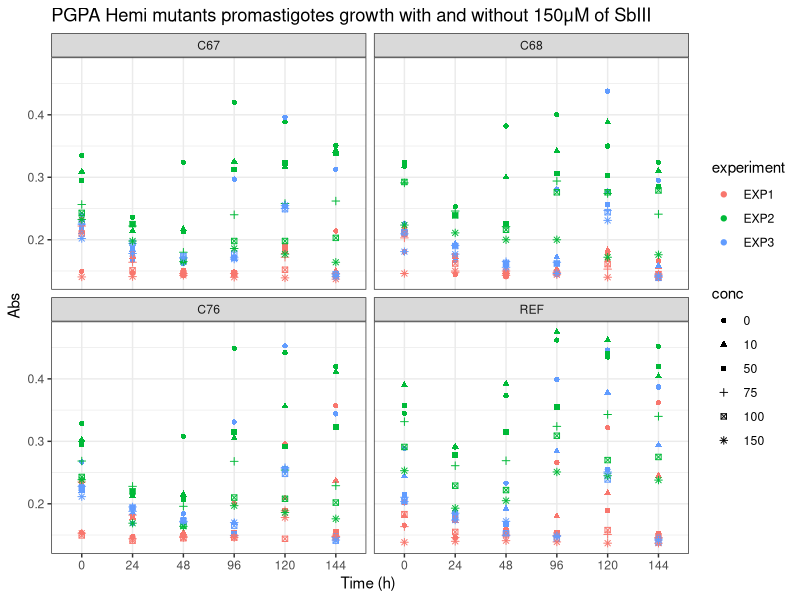
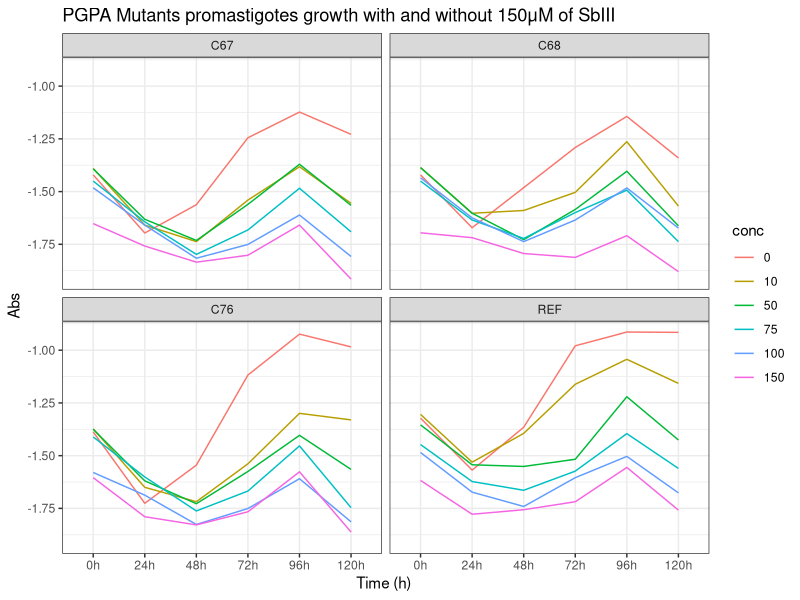
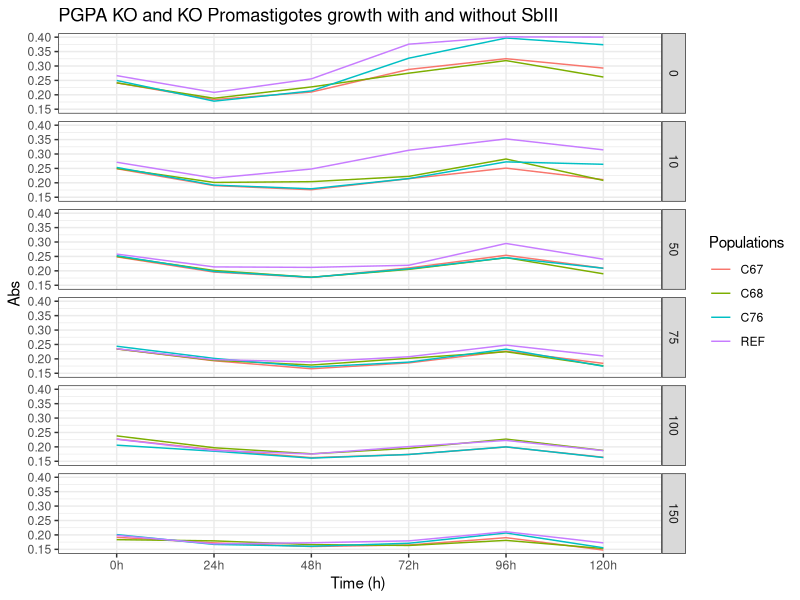
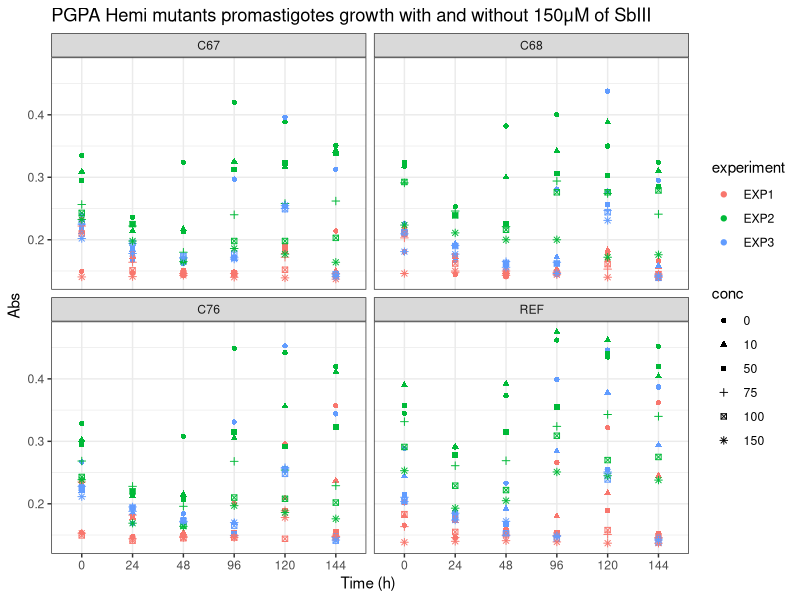
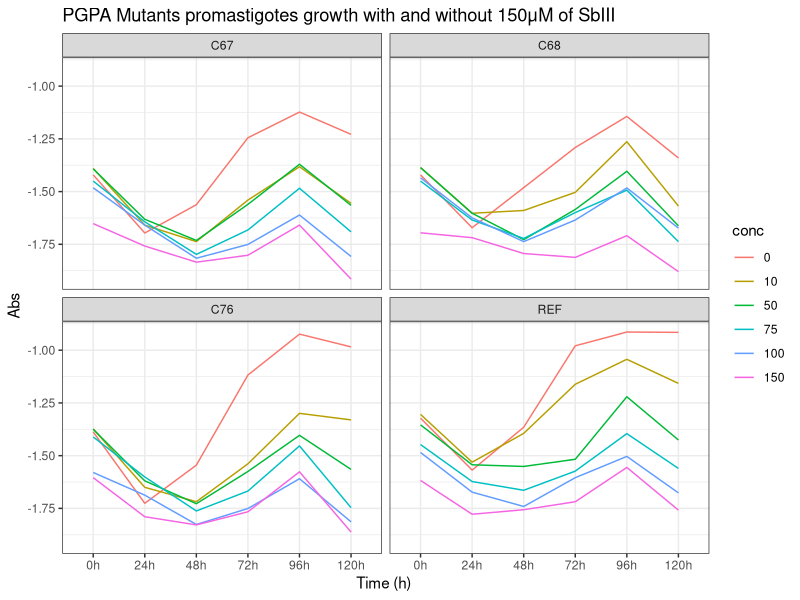
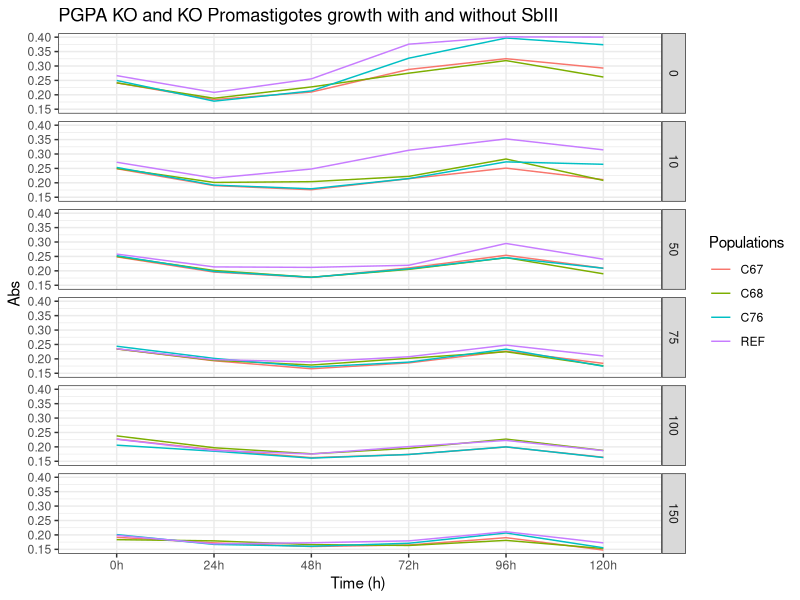

These charts were generated, in order, by the following R code:
################################################################################
############## Data cleaning  - Growth Curves PGPA HKO clones  #################
################################################################################

library(dplyr)
library(ggplot2)


#Loading data
DataGC <- read.csv(file = "Data/Processed/DataGC.csv")

# Checking classes

sapply(DataGC, class)

DataGC$experiment <- as.factor(DataGC$experiment)
DataGC$conc <- as.factor(DataGC$conc)
# EDA

DataGC$tempo <- as.factor(DataGC$tempo)

DataGC_SUM_exp <- DataGC%>%
  group_by(pop, conc, tempo, experiment)%>%
  summarise(abs_exp = mean(abs), sd_value_abs_exp = sd(abs))

# Box-plot

GrowthC_DotPlot <- ggplot(DataGC_SUM_exp, aes(tempo, abs_exp, 
                                              shape = conc, 
                                              color = experiment)) +
  geom_point()+
  ggtitle("PGPA Hemi mutants promastigotes growth with and without 150μM of SbIII") +
  labs(x = " Time (h)  ", y = "Abs")+
  theme(plot.title = element_text(size = 14,face="bold"),
        axis.text.x = element_text(size = 10), 
        axis.text.y = element_text(size = 10),
        axis.title.x = element_text(size = 15),
        axis.title.y = element_text(size = 15))+
  facet_wrap(~pop, nrow = 2)+
  theme_bw()

GrowthC_DotPlot

ggsave("Figuras/01_GrowthC_DotPlot.png")
# Sumarizing

DataGC_sum <- DataGC%>%
  group_by(pop, conc, tempo)%>%
  summarise(mean_value = mean(abs), sd_value = sd(abs))

GrowthC_plot_Clone <- ggplot(DataGC_sum, aes(tempo, log(mean_value), group = conc)) +
  geom_line(aes(color = conc))+
  ggtitle("PGPA Mutants promastigotes growth with and without 150μM of SbIII") +
  labs(x = " Time (h)  ", y = "Abs")+
  theme(plot.title = element_text(size = 14,face="bold"),
        axis.text.x = element_text(size = 10), 
        axis.text.y = element_text(size = 10),
        axis.title.x = element_text(size = 15),
        axis.title.y = element_text(size = 15))+
  scale_x_discrete(labels = c("0h", "24h", "48h", "72h", "96h", "120h")) +
  facet_wrap(~pop, nrow = 2)+
  theme_bw()

GrowthC_plot_Clone
ggsave("Figuras/02_GrowthC_plot_Clone.png")

# Todas juntas


GrowthC_plot <- ggplot(DataGC_sum, aes(tempo, mean_value, group = pop)) +
  geom_line(aes(color  = pop), size = 0.5)+
  ggtitle("PGPA KO and KO Promastigotes growth with and without SbIII") +
  labs(x = " Time (h)  ", y = "Abs")+
  theme(plot.title = element_text(size = 14,face="bold"),
        axis.text.x = element_text(size = 10), 
        axis.text.y = element_text(size = 10),
        axis.title.x = element_text(size = 15),
        axis.title.y = element_text(size = 15))+
  scale_x_discrete(labels = c("0h", "24h", "48h", "72h", "96h","120h")) +
  facet_grid(DataGC_sum$conc)+
  theme_bw()

GrowthC_plot + labs(color = "Populations")
ggsave("Figuras/03_GrowthC_plot.png")

